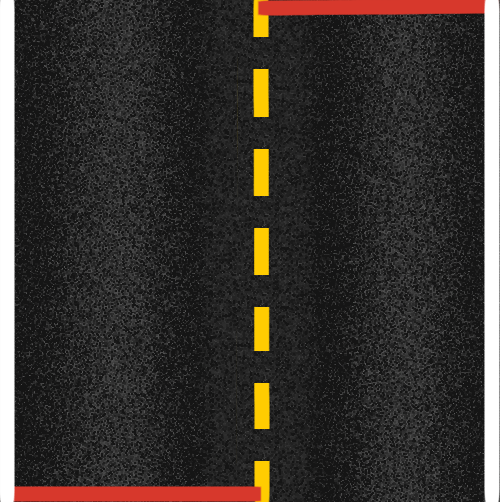
#> input picture gym_duckietown/envs/road.png, 500 x 502 px
$ python test_rgb-bgr.py   (older library calls are emulated)
#> lines starting #> are read from the running program, lines starting #| are printed output that depends on the picture
import numpy as np
import matplotlib.pyplot as plt
import scipy.misc

# pyglet.gl.lib.GLException: b'invalid operation'
from scipy import misc

face = misc.imread('road.png')
#> face is the input picture: shape (502, 500, 3); mean R, G, B 56.9, 51.6, 47.7

print(face.shape)
#| (502, 500, 3)

fig = plt.figure(figsize=(1, 2))

fig.add_subplot(1, 2, 1)

plt.imshow(face)

fig.add_subplot(1, 2, 2)
plt.imshow(face[:, :, ::-1])

plt.show()
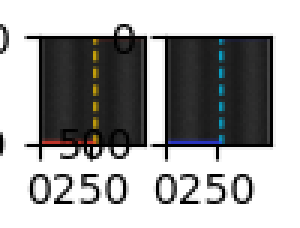
#> figure drawn by matplotlib, 2 panels; B, G, R data is drawn as R, G, B
